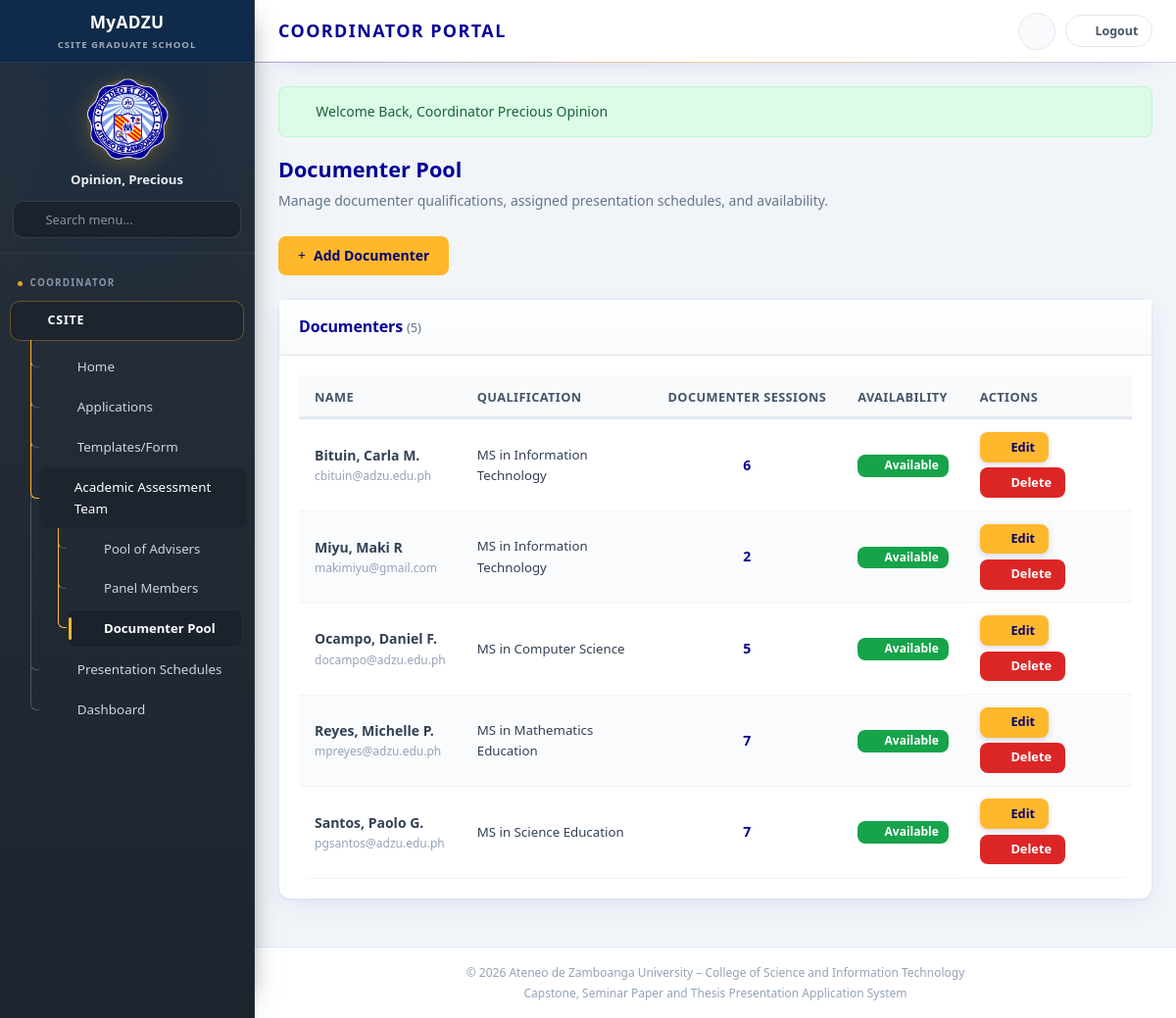
The page /coordinator/documenter/documenter.php (signed in) on the database its author committed.
### tables this page shows
CREATE TABLE `documenter_pool` (
  `documenter_id` int(11) NOT NULL,
  `first_name` varchar(100) NOT NULL,
  `middle_name` varchar(100) DEFAULT NULL,
  `last_name` varchar(100) NOT NULL,
  `qualification` varchar(255) DEFAULT NULL,
  `email` varchar(255) DEFAULT NULL,
  `availability` enum('available','unavailable') NOT NULL DEFAULT 'available',
  `notes` text DEFAULT NULL,
  `created_at` timestamp NOT NULL DEFAULT current_timestamp(),
  `updated_at` timestamp NOT NULL DEFAULT current_timestamp() ON UPDATE current_timestamp()
);

### includes/config/modules/10-ui-and-urls.php (called while the page is built, shortened)
<?php
function url(string $path): string {
    return BASE_URL . '/' . ltrim($path, '/');
}

### coordinator/documenter/documenter.php (the view, shortened to what this page needs)
<?php
$documenters = [];
try {
    $pdo = DB::getConnection();
    $documenters = $pdo->query(
        "SELECT d.*,
                (SELECT COUNT(*) FROM schedules s
                 WHERE s.documentor_last_name = d.last_name
                   AND s.documentor_first_name = d.first_name
                   AND COALESCE(s.documentor_middle_name, '') = COALESCE(d.middle_name, '')) AS documenter_sessions
         FROM documenter_pool d
         ORDER BY d.availability = 'available' DESC, d.last_name, d.first_name, d.middle_name"
    )->fetchAll();
} catch (Throwable $e) {
    error_log('[documenter pool] ' . $e->getMessage());
    $error = 'The documenter pool could not be loaded. Apply the documenter-pool migration and try again.';
}
require_once __DIR__ . '/../../includes/layout/header.php';
?>
<div class="page-header">
    <h2>Documenter Pool</h2>
    <p>Manage documenter qualifications, assigned presentation schedules, and availability.</p>
</div>
<div class="form-actions" style="border:none;padding:0;margin-bottom:1.5rem;">
    <a href="<?= url('coordinator/documenter/add.php') ?>" class="btn btn-primary"><i class="fas fa-plus"></i> Add Documenter</a>
</div>
<div class="card">
    <div class="card-header"><h3>Documenters <span style="font-size:0.8rem;font-weight:400;color:var(--gray-500);">(<?= count($documenters) ?>)</span></h3></div>
    <div class="card-body">
        <div class="table-responsive">
            <table class="data-table">
                <thead>
                    <tr><th>Name</th><th>Qualification</th><th style="text-align:center;">Documenter Sessions</th><th>Availability</th><th>Actions</th></tr>
                </thead>
                <tbody>
                    <?php foreach ($documenters as $documenter): ?>
                    <?php $name = trim($documenter['last_name'] . ', ' . $documenter['first_name'] . ' ' . ($documenter['middle_name'] ?? '')); ?>
                    <tr>
                        <td>
                            <strong><?= htmlspecialchars($name) ?></strong>
                            <?php if (!empty($documenter['email'])): ?>
                            <div style="font-size:0.75rem;color:var(--gray-400);"><?= htmlspecialchars($documenter['email']) ?></div>
                            <?php endif; ?>
                        </td>
                        <td style="font-size:0.83rem;"><?= htmlspecialchars($documenter['qualification']) ?></td>
                        <td style="text-align:center;font-weight:600;color:var(--adzu-navy);"><?= (int) $documenter['documenter_sessions'] ?></td>
                        <td>
                            <form method="post">
                                <button type="submit" class="btn btn-sm <?= $documenter['availability'] === 'available' ? 'btn-success' : 'btn-outline' ?>" style="font-size:0.75rem;padding:3px 10px;">
                                    <?php if ($documenter['availability'] === 'available'): ?>
                                    <i class="fas fa-check-circle"></i> Available
                                    <?php else: ?>
                                    <i class="fas fa-ban"></i> Unavailable
                                    <?php endif; ?>
                                </button>
                            </form>
                        </td>
                        <td class="actions">
                            <a href="<?= url('coordinator/documenter/edit.php?id=' . (int) $documenter['documenter_id']) ?>" class="btn btn-primary coord-edit-btn" title="Edit documenter"><i class="fas fa-pen-to-square" aria-hidden="true"></i> Edit</a>
                            <?= coordDeleteLink(url('coordinator/documenter/documenter.php?delete=' . (int) $documenter['documenter_id']), 'Remove this documenter? Existing schedules will keep their saved details.') ?>
                        </td>
                    </tr>
                    <?php endforeach; ?>
                </tbody>
            </table>
        </div>
    </div>
</div>
<?php require_once __DIR__ . '/../../includes/layout/footer.php'; ?>

### includes/config/modules/44-helpers.php (shortened to what this page needs)
<?php
function coordDeleteLink(string $href, string $message): string {
    return '<button type="button" class="btn btn-sm btn-danger" title="Delete" data-confirm-url="' . htmlspecialchars($href) . '" data-confirm-message="' . htmlspecialchars($message) . '"><i class="fas fa-trash"></i> Delete</button>';
}

### assets/css/shared/00-base.css (style rules this page uses)
:root { --adzu-navy: #060297; --adzu-navy-light: #2018c0; --adzu-navy-dark: #040170; --adzu-gold: #FFB82B; --adzu-gold-hover: #e5a526; --adzu-blue: #4285F4; --white: #ffffff; --gray-50: #f8fafc; --gray-100: #f1f5f9; --gray-200: #e2e8f0; --gray-300: #cbd5e1; --gray-400: #94a3b8; --gray-500: #64748b; --gray-600: #475569; --gray-700: #334155; --gray-800: #1e293b; --success: #16a34a; --success-bg: #dcfce7; --warning: #ca8a04; --warning-bg: #fef9c3; --danger: #dc2626; --danger-bg: #fee2e2; --info: #2563eb; --info-bg: #dbeafe; --purple: #7c3aed; --purple-bg: #ede9fe; --sidebar-width: 260px; --topbar-height: 64px; --radius: 8px; --radius-lg: 12px; --shadow: 0 1px 3px rgba(6, 2, 151, 0.08); --shadow-md: 0 4px 12px rgba(6, 2, 151, 0.1); --transition: 0.2s ease; --font: 'Source Sans 3', 'Segoe UI', sans-serif; --font-heading: 'Montserrat', 'Segoe UI', sans-serif; }
*, *::before, *::after { box-sizing: border-box; margin: 0; padding: 0; }
html { scroll-behavior: smooth; }
body { font-family: var(--font); font-size: 15px; line-height: 1.6; color: var(--gray-700); background: var(--gray-100); min-height: 100vh; }
h1, h2, h3, h4, h5, h6, .topbar-title h1, .section-title, .page-header h2, .card-header h3 { font-family: var(--font-heading); }
a { color: var(--adzu-navy); text-decoration: none; transition: color var(--transition); }
.btn { display: inline-flex; align-items: center; justify-content: center; gap: 0.5rem; padding: 0.65rem 1.25rem; font-size: 0.875rem; font-weight: 600; font-family: var(--font); border: none; border-radius: var(--radius); cursor: pointer; transition: all var(--transition); text-decoration: none; line-height: 1.4; }
.btn-primary { background: var(--adzu-gold); color: var(--adzu-navy-dark); }
.btn-danger { background: var(--danger); color: var(--white); }
.btn-success { background: var(--success); color: var(--white); }
.btn-sm { padding: 0.4rem 0.85rem; font-size: 0.8rem; }
.form-actions { display: flex; gap: 0.75rem; flex-wrap: wrap; margin-top: 1.5rem; padding-top: 1rem; border-top: 1px solid var(--gray-200); }

### assets/css/applications/10-student-application.css (style rules this page uses)
.page-header { margin-bottom: 1.5rem; }
.page-header h2 { font-size: 1.35rem; font-weight: 700; color: var(--adzu-navy); margin-bottom: 0.25rem; }
.page-header p { font-size: 0.875rem; color: var(--gray-500); }
.card { background: var(--white); border: 1px solid var(--gray-200); border-radius: var(--radius-lg); box-shadow: var(--shadow); margin-bottom: 1.5rem; }
.card-header { padding: 1rem 1.25rem; border-bottom: 1px solid var(--gray-200); display: flex; align-items: center; justify-content: space-between; gap: 1rem; flex-wrap: wrap; }
.card-header h3 { font-size: 1rem; font-weight: 600; color: var(--adzu-navy); }
.card-body { padding: 1.25rem; }
.table-responsive { overflow-x: auto; }
.data-table { width: 100%; border-collapse: collapse; font-size: 0.875rem; }
.data-table th { background: var(--gray-50); padding: 0.75rem 1rem; text-align: left; font-weight: 600; color: var(--gray-600); font-size: 0.8rem; text-transform: uppercase; letter-spacing: 0.03em; border-bottom: 2px solid var(--gray-200); white-space: nowrap; }
.data-table td { padding: 0.75rem 1rem; border-bottom: 1px solid var(--gray-100); vertical-align: middle; }
.data-table .actions { display: flex; gap: 0.35rem; flex-wrap: wrap; }

### assets/css/student/95-portal-pages.css (style rules this page uses)
.card { border-color: var(--gray-200); box-shadow: 0 1px 2px rgba(6, 2, 151, 0.05), 0 8px 24px rgba(6, 2, 151, 0.06); transition: box-shadow var(--transition), transform var(--transition); }
.card-header { padding: 0.95rem 1.25rem; background: linear-gradient(180deg, #ffffff 0%, var(--gray-50) 100%); }
.card-header h3 { letter-spacing: -0.01em; }
.data-table thead th { background: var(--gray-50); border-bottom: 1px solid var(--gray-200); box-shadow: inset 0 -2px 0 var(--gray-200); }
.data-table tbody tr:nth-child(even) { background: rgba(248, 250, 252, 0.75); }
.data-table td { padding: 0.8rem 1rem; }
.table-responsive { border-radius: 0 0 var(--radius-lg) var(--radius-lg); }
.btn { transition: background var(--transition), color var(--transition), border-color var(--transition), box-shadow var(--transition), transform var(--transition); }

### assets/css/coordinator/98-edit-controls.css (style rules this page uses)
.coord-edit-btn { padding: 0.4rem 0.85rem; font-size: 0.8rem; border-radius: var(--radius); box-shadow: 0 2px 6px rgba(6, 2, 151, 0.16); }
.coord-edit-btn i { font-size: 0.8rem; }

### rows shown on the page
documenter_pool: name "Bituin, Carla M.", email "cbituin@adzu.edu.ph", qualification "MS in Information Technology", documenter_sessions "6", availability "available" (drawn)
documenter_pool: name "Miyu, Maki R", email "makimiyu@gmail.com", qualification "MS in Information Technology", documenter_sessions "2", availability "available" (drawn)
documenter_pool: name "Ocampo, Daniel F.", email "docampo@adzu.edu.ph", qualification "MS in Computer Science", documenter_sessions "5", availability "available" (drawn)
documenter_pool: name "Reyes, Michelle P.", email "mpreyes@adzu.edu.ph", qualification "MS in Mathematics Education", documenter_sessions "7", availability "available" (drawn)
documenter_pool: name "Santos, Paolo G.", email "pgsantos@adzu.edu.ph", qualification "MS in Science Education", documenter_sessions "7", availability "available" (drawn)

### other values the page prints
$userName "Opinion, Precious"
$item['label'] "Home"
$item['label'] "Applications"
$item['label'] "Templates/Form"
$item['label'] "Academic Assessment Team"
$sub['label'] "Pool of Advisers"
$sub['label'] "Panel Members"
$sub['label'] "Documenter Pool"
$item['label'] "Presentation Schedules"
$item['label'] "Dashboard"
$flash['message'] "Welcome Back, Coordinator Precious Opinion"
count($documenters) "5"
SITE_TAGLINE "Capstone, Seminar Paper and Thesis Presentation Application System"
